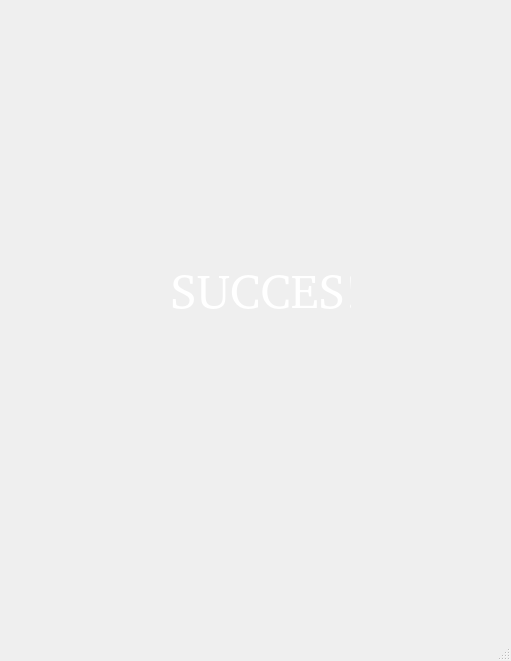
<?xml version="1.0" encoding="UTF-8"?>
<ui version="4.0">
 <class>MainWindow</class>
 <widget class="QMainWindow" name="MainWindow">
  <property name="geometry">
   <rect>
    <x>0</x>
    <y>0</y>
    <width>511</width>
    <height>661</height>
   </rect>
  </property>
  <property name="windowTitle">
   <string>MainWindow</string>
  </property>
  <widget class="QWidget" name="centralwidget">
   <widget class="QLabel" name="label">
    <property name="geometry">
     <rect>
      <x>0</x>
      <y>0</y>
      <width>511</width>
      <height>661</height>
     </rect>
    </property>
    <property name="styleSheet">
     <string notr="true">background-image: url(:/newPrefix/tt.jpg);</string>
    </property>
    <property name="text">
     <string/>
    </property>
    <property name="pixmap">
     <pixmap>tt.jpg</pixmap>
    </property>
    <property name="scaledContents">
     <bool>true</bool>
    </property>
   </widget>
   <widget class="QLabel" name="label_2">
    <property name="geometry">
     <rect>
      <x>170</x>
      <y>220</y>
      <width>181</width>
      <height>141</height>
     </rect>
    </property>
    <property name="font">
     <font>
      <family>Champagne &amp; Limousines</family>
      <pointsize>36</pointsize>
     </font>
    </property>
    <property name="styleSheet">
     <string notr="true">color: rgb(255, 255, 255);</string>
    </property>
    <property name="text">
     <string>SUCCES!</string>
    </property>
   </widget>
  </widget>
  <widget class="QMenuBar" name="menubar">
   <property name="geometry">
    <rect>
     <x>0</x>
     <y>0</y>
     <width>511</width>
     <height>21</height>
    </rect>
   </property>
  </widget>
  <widget class="QStatusBar" name="statusbar"/>
 </widget>
 <resources>
  <include location="usersucces.qrc"/>
 </resources>
 <connections/>
</ui>
